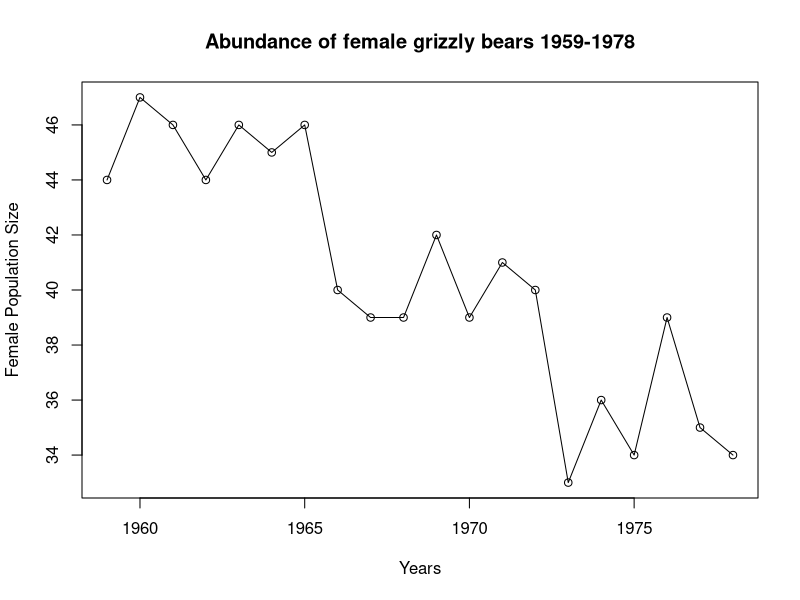
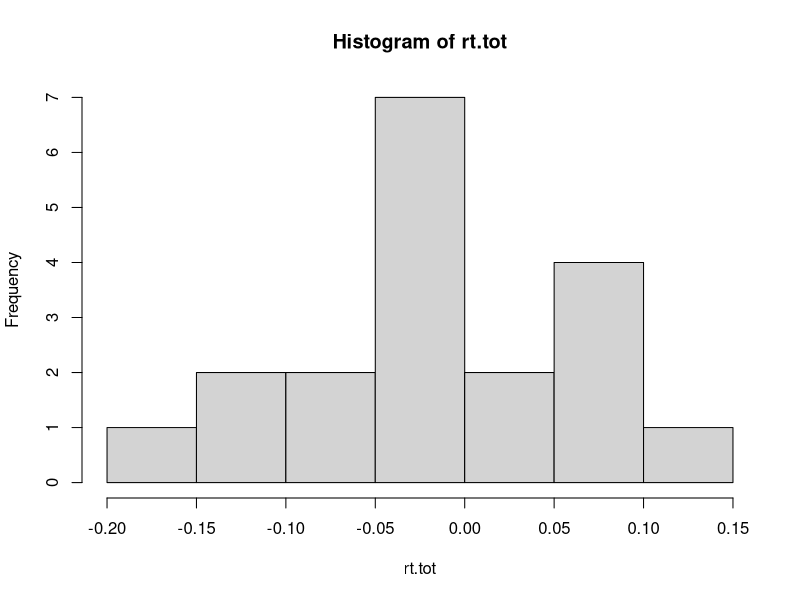
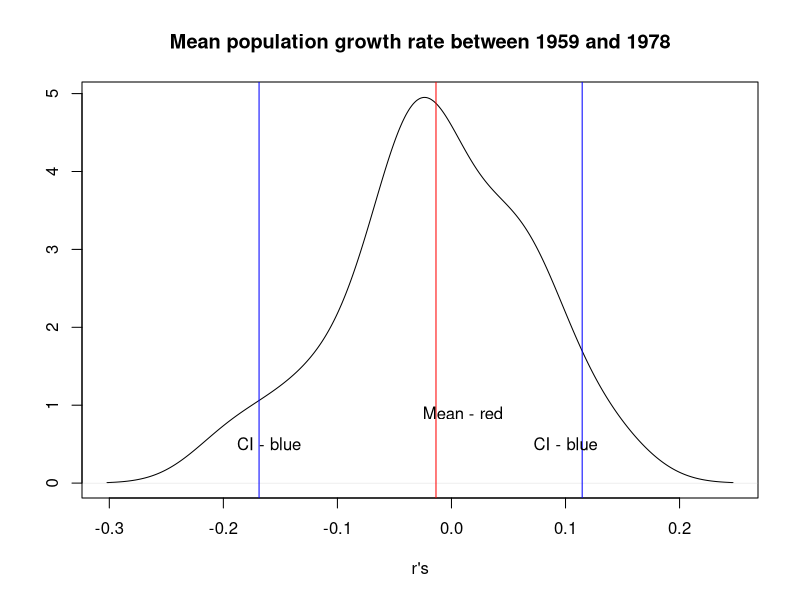
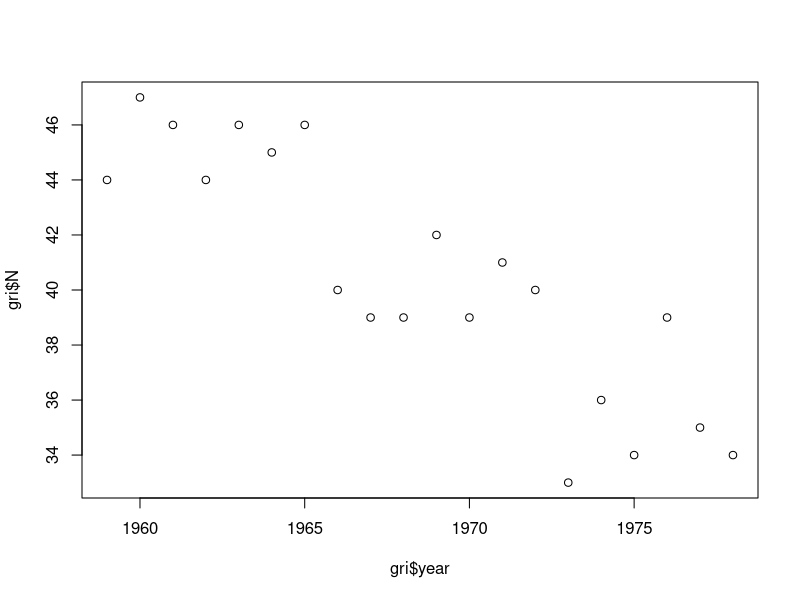
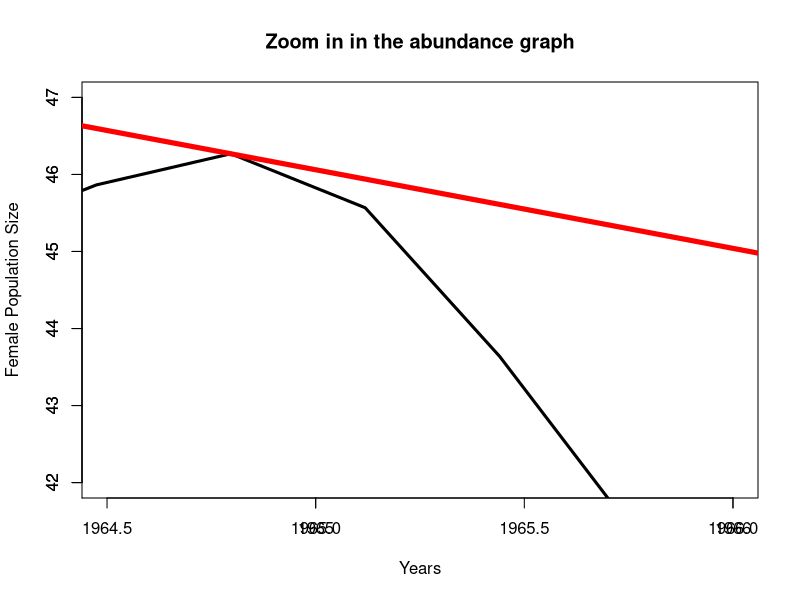
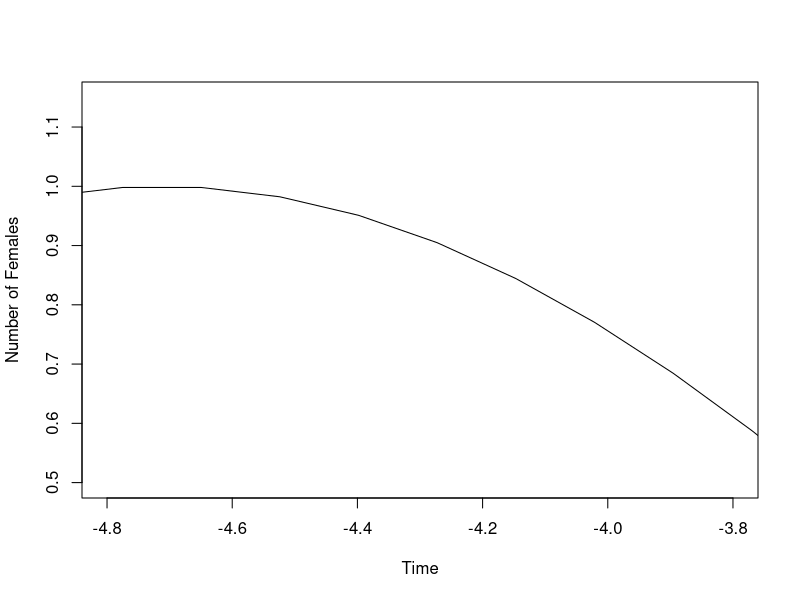
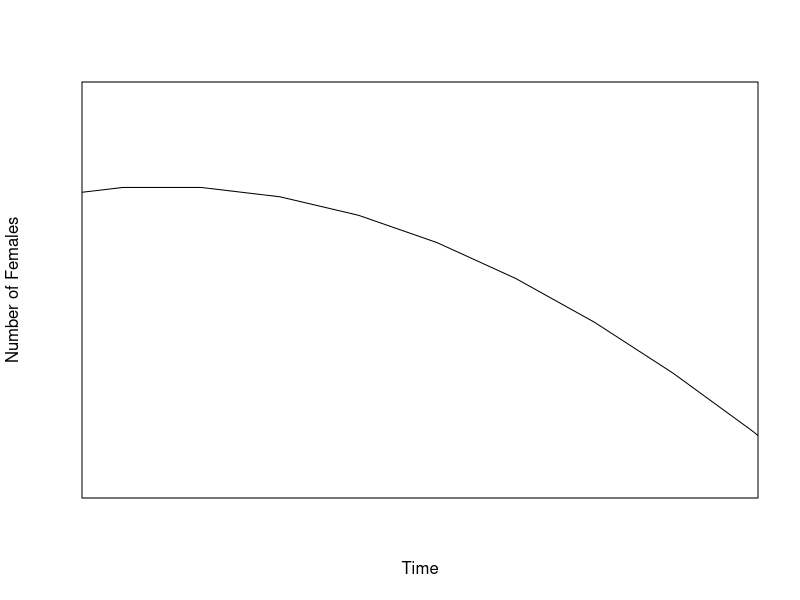

Generate these figures, in order, with R: (Note: this script raises an error after producing the figures.)
##################################################################################################
#####       Alexandre Camargo Martensen
##################################################################################################
##################################################################################################
#####       Assignment 2 - Grizzly Bear Population Viability Analysis
##################################################################################################
##################################################################################################

# 1. (10 points) Plot the abundance of female grizzly bears through time. Use open circles as your 
# symbol on the plot and connect the symbols with a line. Remember to label your axes and include 
# a figure caption. Hint: look up the plot, points, and lines functions. 
# Describe in words the trends in abundance 1959-�‐1978.

gri<--read.table("Grizzly.csv", header=TRUE, sep=",")
gri<-gri*(-1)
names(gri)
plot(gri$year, gri$N, xlab="Years", ylab="Female Population Size")
title("Abundance of female grizzly bears 1959-1978")
lines(gri$year, gri$N)
#lines(spline(gri$year, gri$N))
## Include figure caption
## Figure caption: Abundance of female grizzly bears between 1959 and 1978 in Yelowstone

##2. (10 points) Calculate the timeseries of annual population growth rates, rt=ln(Nt/Nt-1)
##for Yellowstone grizzly bears. What is the mean population growth rate (+/-� approximate
## 95% Confidence  Intervals) for the period 1959 to 1978?

rt.tot<-NULL
for (i in 2:length(gri$N))

  {
  rt=log(gri$N[i]/gri$N[i-1])
  rt.tot<-c(rt.tot, rt)
  i<-i+1
  }

rt.tot
m<-mean(rt.tot)
m
s<-sd(rt.tot)
n<-length(gri$N)
hist(rt.tot)
plot(density(rt.tot), xlab="r's", ylab="", main="Mean population growth rate between 1959 and 1978")

q<-quantile(rt.tot, probs=c(0.025, 0.975))

abline(v=m, col="red")
abline(v=q[1], col="blue")
abline(v=q[2], col="blue")
text(0.01, 0.9, "Mean - red")
text(0.1, 0.5, "CI - blue")
text(-0.16, 0.5, "CI - blue")

# 3. (15 points) A simple deterministic model for grizzly bear population dynamics is Nt+1=Nt*exp(r), 
# where r is the average population growth rate.
# Show (with equations, not simulations) how this model can be obtained from our calculation of the 
# population growth rate.
# Using the mean population growth rate r, simulate the model for 50 years using an initial population size of 44.
# What is the final population size?
# Do it again and determine how long it will take the population to decline to 10 bears.
# Include a plot of the simulation.

?plot
plot(gri$year, gri$N)
plot(gri$year, gri$N, xlab="Years", ylab="Female Population Size", xlim=c(1964.5, 1966), ylim=c(42, 47), type="n")
title("Zoom in in the abundance graph")
lines(spline(gri$year, gri$N), lwd=3)
axis(1, label=1964, 1964)
axis(1, label=1965, 1965)
axis(1, label=1966, 1966)
axis(2)
x<-c(80, 1968)
y<-c(1969, 43)
lines(x, y, col="red", lwd=5)
a<-c(46.5, 164.8)
b<-c(45, 164.8)
b<-c(164.8, 45)
lines(a, b)

curve(sin, -2*pi, 2*pi, xlim=c(-4.8, -3.8), ylim=c(0.5, 1.15),  xlab="Time", ylab="Number of Females")

curve(sin, -2*pi, 2*pi, xlim=c(-4.8, -3.8), ylim=c(0.5, 1.15),  xaxt="n", yaxt="n", xlab="Time", ylab="Number of Females")
xs1<-c(-4.8, -4.2)
ys1<-c(1.05, 0.9)
lines(xs, ys, col="red", lwd=3)


points(-4.55, 0.985)

points(-4.36, 0.94)

xs2<-c(-4.55, -4.55)
ys2<-c(0.985, 0.93)

points(-4.55, 0.93)

xs3<-c(-4.36, -4.6)
ys3<-c(0.94, 0.94)

lines(xs2, ys2, lty=3)
lines(xs3, ys3, lty=3)

# A population 


N1<-1:44
N0<-44
for (j in 2:50)
{
  N1[j]<-N0*exp(mean(rt.tot))
  N0<-N1[j]
}

round(10.441358)
round(res)
which(round(res)==10)

i<-2
N0<-44
dd.t<-data.frame()
names(dd.t)<-c("Year", "# Females")
dd.t  
while(N0>=11)
{
  N1<-N0*exp(mean(rt.tot))
  dd<-cbind(i, N1)
  dd.t<-c(dd.t, dd)
  N0<-N1
  i<-i+1
}

dd
dd.t
i

plot(N)

# 7. (20  points)	Repeat	5	and	6	above	but	approximate	the	distribution	of	rt	with	a	 Normal	distribution	with	mean	and	
# standard	deviation	estimated	from	the	rt	values.	That	is,	the	model	is		 Nt+1	=	Nt	exp(r+εt)	
# where	r	is	the	mean	of	the	rt	values	and	εt	is	a	random	Normal	variable	with	 mean	zero	and	standard	
# deviation	estimated	from	the	rt	values.	Hint:	use	the	function	rnorm.	How	do	the	results	from	the	two	different	
# stochastic	models	 (7)	versus	(5)	compare?	
